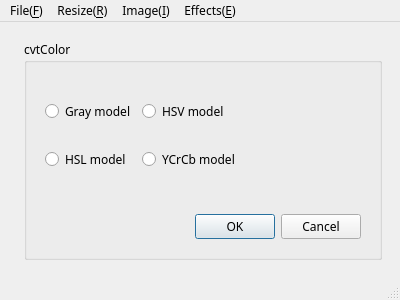
<?xml version="1.0" encoding="UTF-8"?>
<ui version="4.0">
 <class>MainWindow</class>
 <widget class="QMainWindow" name="MainWindow">
  <property name="geometry">
   <rect>
    <x>0</x>
    <y>0</y>
    <width>400</width>
    <height>300</height>
   </rect>
  </property>
  <property name="minimumSize">
   <size>
    <width>400</width>
    <height>300</height>
   </size>
  </property>
  <property name="maximumSize">
   <size>
    <width>400</width>
    <height>300</height>
   </size>
  </property>
  <property name="font">
   <font>
    <family>Bahnschrift SemiLight</family>
   </font>
  </property>
  <property name="windowTitle">
   <string>MainWindow</string>
  </property>
  <widget class="QWidget" name="centralwidget">
   <layout class="QFormLayout" name="formLayout_3">
    <item row="0" column="1">
     <widget class="QStackedWidget" name="stackedWidget">
      <property name="currentIndex">
       <number>2</number>
      </property>
      <widget class="QWidget" name="pageDrag">
       <layout class="QVBoxLayout" name="verticalLayout_2">
        <property name="leftMargin">
         <number>10</number>
        </property>
        <property name="topMargin">
         <number>10</number>
        </property>
        <property name="rightMargin">
         <number>10</number>
        </property>
        <property name="bottomMargin">
         <number>10</number>
        </property>
        <item>
         <widget class="QLabel" name="label">
          <property name="font">
           <font>
            <family>Bahnschrift SemiBold</family>
            <pointsize>15</pointsize>
            <weight>75</weight>
            <bold>true</bold>
           </font>
          </property>
          <property name="styleSheet">
           <string notr="true"/>
          </property>
          <property name="text">
           <string>Drag and Drop Image</string>
          </property>
          <property name="alignment">
           <set>Qt::AlignCenter</set>
          </property>
         </widget>
        </item>
       </layout>
      </widget>
      <widget class="QWidget" name="pageBlur">
       <layout class="QVBoxLayout" name="verticalLayout_3">
        <item>
         <widget class="QGroupBox" name="groupBox">
          <property name="title">
           <string>Blur</string>
          </property>
          <layout class="QVBoxLayout" name="verticalLayout_4">
           <item>
            <widget class="QWidget" name="widget" native="true">
             <layout class="QFormLayout" name="formLayout">
              <item row="1" column="0">
               <widget class="QRadioButton" name="box">
                <property name="text">
                 <string>Box Filter</string>
                </property>
               </widget>
              </item>
              <item row="1" column="1">
               <widget class="QRadioButton" name="median">
                <property name="text">
                 <string>Median Filter</string>
                </property>
               </widget>
              </item>
              <item row="3" column="0">
               <widget class="QRadioButton" name="gaussian">
                <property name="text">
                 <string>Gaussian Filter</string>
                </property>
               </widget>
              </item>
              <item row="3" column="1">
               <widget class="QRadioButton" name="bilateral">
                <property name="text">
                 <string>Bilateral Filter</string>
                </property>
               </widget>
              </item>
              <item row="2" column="0">
               <spacer name="verticalSpacer">
                <property name="orientation">
                 <enum>Qt::Vertical</enum>
                </property>
                <property name="sizeHint" stdset="0">
                 <size>
                  <width>20</width>
                  <height>40</height>
                 </size>
                </property>
               </spacer>
              </item>
              <item row="4" column="0">
               <spacer name="verticalSpacer_2">
                <property name="orientation">
                 <enum>Qt::Vertical</enum>
                </property>
                <property name="sizeHint" stdset="0">
                 <size>
                  <width>20</width>
                  <height>40</height>
                 </size>
                </property>
               </spacer>
              </item>
              <item row="0" column="0">
               <spacer name="verticalSpacer_3">
                <property name="orientation">
                 <enum>Qt::Vertical</enum>
                </property>
                <property name="sizeHint" stdset="0">
                 <size>
                  <width>20</width>
                  <height>40</height>
                 </size>
                </property>
               </spacer>
              </item>
             </layout>
            </widget>
           </item>
           <item>
            <widget class="QWidget" name="widget_2" native="true">
             <layout class="QHBoxLayout" name="horizontalLayout">
              <item>
               <widget class="QLabel" name="label_2">
                <property name="text">
                 <string>Kernel  </string>
                </property>
               </widget>
              </item>
              <item>
               <widget class="QSpinBox" name="kernel"/>
              </item>
              <item>
               <widget class="QDialogButtonBox" name="blurCheck">
                <property name="standardButtons">
                 <set>QDialogButtonBox::Cancel|QDialogButtonBox::Ok</set>
                </property>
               </widget>
              </item>
             </layout>
            </widget>
           </item>
          </layout>
         </widget>
        </item>
       </layout>
      </widget>
      <widget class="QWidget" name="pageCvt">
       <layout class="QVBoxLayout" name="verticalLayout_5">
        <item>
         <widget class="QGroupBox" name="groupBox_2">
          <property name="title">
           <string>cvtColor</string>
          </property>
          <layout class="QVBoxLayout" name="verticalLayout_6">
           <item>
            <widget class="QWidget" name="widget_3" native="true">
             <layout class="QFormLayout" name="formLayout_2">
              <item row="1" column="0">
               <widget class="QRadioButton" name="gray">
                <property name="text">
                 <string>Gray model</string>
                </property>
               </widget>
              </item>
              <item row="1" column="1">
               <widget class="QRadioButton" name="hsv">
                <property name="text">
                 <string>HSV model</string>
                </property>
               </widget>
              </item>
              <item row="3" column="0">
               <widget class="QRadioButton" name="hsl">
                <property name="text">
                 <string>HSL model</string>
                </property>
               </widget>
              </item>
              <item row="3" column="1">
               <widget class="QRadioButton" name="ycrcb">
                <property name="text">
                 <string>YCrCb model</string>
                </property>
               </widget>
              </item>
              <item row="2" column="0">
               <spacer name="verticalSpacer_4">
                <property name="orientation">
                 <enum>Qt::Vertical</enum>
                </property>
                <property name="sizeHint" stdset="0">
                 <size>
                  <width>20</width>
                  <height>40</height>
                 </size>
                </property>
               </spacer>
              </item>
              <item row="4" column="0">
               <spacer name="verticalSpacer_5">
                <property name="orientation">
                 <enum>Qt::Vertical</enum>
                </property>
                <property name="sizeHint" stdset="0">
                 <size>
                  <width>20</width>
                  <height>40</height>
                 </size>
                </property>
               </spacer>
              </item>
              <item row="0" column="0">
               <spacer name="verticalSpacer_6">
                <property name="orientation">
                 <enum>Qt::Vertical</enum>
                </property>
                <property name="sizeHint" stdset="0">
                 <size>
                  <width>20</width>
                  <height>40</height>
                 </size>
                </property>
               </spacer>
              </item>
             </layout>
            </widget>
           </item>
           <item>
            <widget class="QWidget" name="widget_4" native="true">
             <layout class="QHBoxLayout" name="horizontalLayout_2">
              <item>
               <widget class="QDialogButtonBox" name="cvtCheck">
                <property name="standardButtons">
                 <set>QDialogButtonBox::Cancel|QDialogButtonBox::Ok</set>
                </property>
               </widget>
              </item>
             </layout>
            </widget>
           </item>
          </layout>
         </widget>
        </item>
       </layout>
      </widget>
      <widget class="QWidget" name="pageChaannel">
       <layout class="QVBoxLayout" name="verticalLayout_7">
        <item>
         <widget class="QGroupBox" name="groupBox_3">
          <property name="title">
           <string>Channel</string>
          </property>
          <layout class="QVBoxLayout" name="verticalLayout_8">
           <item>
            <widget class="QWidget" name="widget_5" native="true">
             <layout class="QFormLayout" name="formLayout_4">
              <property name="horizontalSpacing">
               <number>30</number>
              </property>
              <property name="topMargin">
               <number>0</number>
              </property>
              <property name="rightMargin">
               <number>50</number>
              </property>
              <item row="0" column="0">
               <widget class="QLabel" name="label_3">
                <property name="text">
                 <string>Blue</string>
                </property>
               </widget>
              </item>
              <item row="0" column="1">
               <widget class="QSlider" name="blueSlider">
                <property name="orientation">
                 <enum>Qt::Horizontal</enum>
                </property>
               </widget>
              </item>
              <item row="1" column="0">
               <widget class="QLabel" name="label_4">
                <property name="text">
                 <string>Green</string>
                </property>
               </widget>
              </item>
              <item row="1" column="1">
               <widget class="QSlider" name="greenSlider">
                <property name="orientation">
                 <enum>Qt::Horizontal</enum>
                </property>
               </widget>
              </item>
              <item row="2" column="0">
               <widget class="QLabel" name="label_5">
                <property name="text">
                 <string>Red</string>
                </property>
               </widget>
              </item>
              <item row="2" column="1">
               <widget class="QSlider" name="redSlider">
                <property name="orientation">
                 <enum>Qt::Horizontal</enum>
                </property>
               </widget>
              </item>
              <item row="3" column="0">
               <widget class="QLabel" name="label_6">
                <property name="text">
                 <string>Contrast</string>
                </property>
               </widget>
              </item>
              <item row="3" column="1">
               <widget class="QSlider" name="contrastSlider">
                <property name="orientation">
                 <enum>Qt::Horizontal</enum>
                </property>
               </widget>
              </item>
              <item row="4" column="0">
               <widget class="QLabel" name="label_7">
                <property name="text">
                 <string>Brightness</string>
                </property>
               </widget>
              </item>
              <item row="4" column="1">
               <widget class="QSlider" name="brightnessSlider">
                <property name="orientation">
                 <enum>Qt::Horizontal</enum>
                </property>
               </widget>
              </item>
             </layout>
            </widget>
           </item>
           <item>
            <widget class="QWidget" name="widget_10" native="true">
             <layout class="QHBoxLayout" name="horizontalLayout_6">
              <item>
               <widget class="QDialogButtonBox" name="channelCheck">
                <property name="standardButtons">
                 <set>QDialogButtonBox::Cancel|QDialogButtonBox::Ok</set>
                </property>
               </widget>
              </item>
             </layout>
            </widget>
           </item>
          </layout>
         </widget>
        </item>
       </layout>
      </widget>
      <widget class="QWidget" name="pageSharpen">
       <layout class="QVBoxLayout" name="verticalLayout">
        <item>
         <widget class="QGroupBox" name="groupBox_4">
          <property name="title">
           <string>Sharpen</string>
          </property>
          <layout class="QVBoxLayout" name="verticalLayout_9">
           <item>
            <widget class="QWidget" name="widget_6" native="true">
             <layout class="QFormLayout" name="formLayout_5">
              <property name="horizontalSpacing">
               <number>25</number>
              </property>
              <property name="leftMargin">
               <number>11</number>
              </property>
              <property name="rightMargin">
               <number>25</number>
              </property>
              <item row="1" column="0">
               <widget class="QRadioButton" name="general">
                <property name="text">
                 <string>General</string>
                </property>
               </widget>
              </item>
              <item row="1" column="1">
               <widget class="QSlider" name="generalSlider">
                <property name="orientation">
                 <enum>Qt::Horizontal</enum>
                </property>
               </widget>
              </item>
              <item row="3" column="0">
               <widget class="QRadioButton" name="laplacian">
                <property name="text">
                 <string>Laplacian</string>
                </property>
               </widget>
              </item>
              <item row="3" column="1">
               <widget class="QSlider" name="laplacianSlider">
                <property name="orientation">
                 <enum>Qt::Horizontal</enum>
                </property>
               </widget>
              </item>
              <item row="0" column="0">
               <spacer name="verticalSpacer_7">
                <property name="orientation">
                 <enum>Qt::Vertical</enum>
                </property>
                <property name="sizeHint" stdset="0">
                 <size>
                  <width>20</width>
                  <height>40</height>
                 </size>
                </property>
               </spacer>
              </item>
              <item row="2" column="0">
               <spacer name="verticalSpacer_8">
                <property name="orientation">
                 <enum>Qt::Vertical</enum>
                </property>
                <property name="sizeHint" stdset="0">
                 <size>
                  <width>20</width>
                  <height>40</height>
                 </size>
                </property>
               </spacer>
              </item>
              <item row="4" column="0">
               <spacer name="verticalSpacer_9">
                <property name="orientation">
                 <enum>Qt::Vertical</enum>
                </property>
                <property name="sizeHint" stdset="0">
                 <size>
                  <width>20</width>
                  <height>40</height>
                 </size>
                </property>
               </spacer>
              </item>
             </layout>
            </widget>
           </item>
           <item>
            <widget class="QWidget" name="widget_7" native="true">
             <layout class="QHBoxLayout" name="horizontalLayout_3">
              <item>
               <widget class="QDialogButtonBox" name="sharpenCheck">
                <property name="standardButtons">
                 <set>QDialogButtonBox::Cancel|QDialogButtonBox::Ok</set>
                </property>
               </widget>
              </item>
             </layout>
            </widget>
           </item>
          </layout>
         </widget>
        </item>
       </layout>
      </widget>
      <widget class="QWidget" name="pageColor">
       <layout class="QVBoxLayout" name="verticalLayout_10">
        <item>
         <widget class="QGroupBox" name="groupBox_5">
          <property name="title">
           <string>Color Effects</string>
          </property>
          <layout class="QVBoxLayout" name="verticalLayout_11">
           <item>
            <widget class="QScrollArea" name="scrollArea">
             <property name="widgetResizable">
              <bool>true</bool>
             </property>
             <widget class="QWidget" name="scrollAreaWidgetContents">
              <property name="geometry">
               <rect>
                <x>0</x>
                <y>0</y>
                <width>179</width>
                <height>247</height>
               </rect>
              </property>
              <layout class="QVBoxLayout" name="verticalLayout_12">
               <item>
                <widget class="QRadioButton" name="blueEffect">
                 <property name="text">
                  <string>Blue Effect</string>
                 </property>
                </widget>
               </item>
               <item>
                <widget class="QRadioButton" name="greenEffect">
                 <property name="text">
                  <string>Green Effect</string>
                 </property>
                </widget>
               </item>
               <item>
                <widget class="QRadioButton" name="redEffect">
                 <property name="text">
                  <string>Red Effect</string>
                 </property>
                </widget>
               </item>
               <item>
                <widget class="QRadioButton" name="casting">
                 <property name="text">
                  <string>Casting Effect</string>
                 </property>
                </widget>
               </item>
               <item>
                <widget class="QRadioButton" name="comic">
                 <property name="text">
                  <string>Comic Effect</string>
                 </property>
                </widget>
               </item>
               <item>
                <widget class="QRadioButton" name="frozen">
                 <property name="text">
                  <string>Frozen Like Effect</string>
                 </property>
                </widget>
               </item>
               <item>
                <widget class="QRadioButton" name="reverse">
                 <property name="text">
                  <string>Reverse / Negative</string>
                 </property>
                </widget>
               </item>
               <item>
                <widget class="QRadioButton" name="vintage">
                 <property name="text">
                  <string>Vintage Effect</string>
                 </property>
                </widget>
               </item>
              </layout>
             </widget>
            </widget>
           </item>
           <item>
            <widget class="QWidget" name="widget_8" native="true">
             <layout class="QHBoxLayout" name="horizontalLayout_4">
              <item>
               <widget class="QDialogButtonBox" name="colorCheck">
                <property name="standardButtons">
                 <set>QDialogButtonBox::Cancel|QDialogButtonBox::Ok</set>
                </property>
               </widget>
              </item>
             </layout>
            </widget>
           </item>
          </layout>
         </widget>
        </item>
       </layout>
      </widget>
      <widget class="QWidget" name="pageSpecial">
       <layout class="QVBoxLayout" name="verticalLayout_13">
        <item>
         <widget class="QGroupBox" name="groupBox_6">
          <property name="title">
           <string>Special Effects</string>
          </property>
          <layout class="QVBoxLayout" name="verticalLayout_14">
           <item>
            <widget class="QScrollArea" name="scrollArea_2">
             <property name="widgetResizable">
              <bool>true</bool>
             </property>
             <widget class="QWidget" name="scrollAreaWidgetContents_2">
              <property name="geometry">
               <rect>
                <x>0</x>
                <y>0</y>
                <width>188</width>
                <height>247</height>
               </rect>
              </property>
              <layout class="QVBoxLayout" name="verticalLayout_15">
               <item>
                <widget class="QRadioButton" name="side">
                 <property name="text">
                  <string>Side Leakage</string>
                 </property>
                </widget>
               </item>
               <item>
                <widget class="QRadioButton" name="diagonal">
                 <property name="text">
                  <string>Diagonal Leakage</string>
                 </property>
                </widget>
               </item>
               <item>
                <widget class="QRadioButton" name="engraving">
                 <property name="text">
                  <string>Engraving Leakage</string>
                 </property>
                </widget>
               </item>
               <item>
                <widget class="QRadioButton" name="lightStripe">
                 <property name="text">
                  <string>Light Stripe Leakage</string>
                 </property>
                </widget>
               </item>
               <item>
                <widget class="QRadioButton" name="darkStripe">
                 <property name="text">
                  <string>Dark Stripe Leakage</string>
                 </property>
                </widget>
               </item>
               <item>
                <widget class="QRadioButton" name="noise">
                 <property name="text">
                  <string>Noise</string>
                 </property>
                </widget>
               </item>
               <item>
                <widget class="QRadioButton" name="lightening">
                 <property name="text">
                  <string>Lightening</string>
                 </property>
                </widget>
               </item>
               <item>
                <widget class="QRadioButton" name="vignetting">
                 <property name="text">
                  <string>Vignetting</string>
                 </property>
                </widget>
               </item>
              </layout>
             </widget>
            </widget>
           </item>
           <item>
            <widget class="QWidget" name="widget_9" native="true">
             <layout class="QHBoxLayout" name="horizontalLayout_5">
              <item>
               <widget class="QDialogButtonBox" name="specialCheck">
                <property name="standardButtons">
                 <set>QDialogButtonBox::Cancel|QDialogButtonBox::Ok</set>
                </property>
               </widget>
              </item>
             </layout>
            </widget>
           </item>
          </layout>
         </widget>
        </item>
       </layout>
      </widget>
      <widget class="QWidget" name="page">
       <layout class="QVBoxLayout" name="verticalLayout_17">
        <item>
         <widget class="QGroupBox" name="groupBox_7">
          <property name="title">
           <string>Crop / Resize</string>
          </property>
          <layout class="QVBoxLayout" name="verticalLayout_16">
           <item>
            <widget class="QWidget" name="widget_11" native="true">
             <layout class="QHBoxLayout" name="horizontalLayout_7">
              <item>
               <widget class="QRadioButton" name="rectangle">
                <property name="text">
                 <string>Rectangle Range</string>
                </property>
               </widget>
              </item>
              <item>
               <widget class="QRadioButton" name="selfselect">
                <property name="text">
                 <string>Self-selected Range</string>
                </property>
               </widget>
              </item>
             </layout>
            </widget>
           </item>
           <item>
            <widget class="QDialogButtonBox" name="cropCheck">
             <property name="standardButtons">
              <set>QDialogButtonBox::Cancel|QDialogButtonBox::Ok</set>
             </property>
            </widget>
           </item>
           <item>
            <widget class="QWidget" name="widget_12" native="true">
             <layout class="QHBoxLayout" name="horizontalLayout_8">
              <property name="spacing">
               <number>20</number>
              </property>
              <property name="rightMargin">
               <number>20</number>
              </property>
              <item>
               <widget class="QLabel" name="label_9">
                <property name="text">
                 <string>percantage (%) </string>
                </property>
               </widget>
              </item>
              <item>
               <widget class="QSlider" name="sizeSlider">
                <property name="orientation">
                 <enum>Qt::Horizontal</enum>
                </property>
               </widget>
              </item>
             </layout>
            </widget>
           </item>
           <item>
            <widget class="QDialogButtonBox" name="sizeCheck">
             <property name="standardButtons">
              <set>QDialogButtonBox::Cancel|QDialogButtonBox::Ok</set>
             </property>
            </widget>
           </item>
          </layout>
         </widget>
        </item>
       </layout>
      </widget>
      <widget class="QWidget" name="page_2">
       <layout class="QVBoxLayout" name="verticalLayout_18">
        <item>
         <widget class="QGroupBox" name="groupBox_8">
          <property name="title">
           <string>Rotate</string>
          </property>
          <layout class="QVBoxLayout" name="verticalLayout_19">
           <item>
            <widget class="QWidget" name="widget_13" native="true">
             <layout class="QGridLayout" name="gridLayout">
              <property name="leftMargin">
               <number>25</number>
              </property>
              <property name="topMargin">
               <number>11</number>
              </property>
              <property name="rightMargin">
               <number>25</number>
              </property>
              <property name="bottomMargin">
               <number>11</number>
              </property>
              <property name="horizontalSpacing">
               <number>25</number>
              </property>
              <property name="verticalSpacing">
               <number>8</number>
              </property>
              <item row="0" column="0">
               <spacer name="verticalSpacer_10">
                <property name="orientation">
                 <enum>Qt::Vertical</enum>
                </property>
                <property name="sizeHint" stdset="0">
                 <size>
                  <width>20</width>
                  <height>40</height>
                 </size>
                </property>
               </spacer>
              </item>
              <item row="2" column="0">
               <spacer name="verticalSpacer_11">
                <property name="orientation">
                 <enum>Qt::Vertical</enum>
                </property>
                <property name="sizeHint" stdset="0">
                 <size>
                  <width>20</width>
                  <height>40</height>
                 </size>
                </property>
               </spacer>
              </item>
              <item row="3" column="1">
               <widget class="QPushButton" name="cclockwise">
                <property name="text">
                 <string>Counterclockwise</string>
                </property>
               </widget>
              </item>
              <item row="1" column="0">
               <widget class="QPushButton" name="vertical">
                <property name="text">
                 <string>Vertical Rotate</string>
                </property>
               </widget>
              </item>
              <item row="4" column="0">
               <spacer name="verticalSpacer_12">
                <property name="orientation">
                 <enum>Qt::Vertical</enum>
                </property>
                <property name="sizeHint" stdset="0">
                 <size>
                  <width>20</width>
                  <height>40</height>
                 </size>
                </property>
               </spacer>
              </item>
              <item row="3" column="0">
               <widget class="QPushButton" name="clockwise">
                <property name="text">
                 <string>Clockwise</string>
                </property>
               </widget>
              </item>
              <item row="1" column="1">
               <widget class="QPushButton" name="horizontal">
                <property name="text">
                 <string>Horizotal Rotate</string>
                </property>
               </widget>
              </item>
             </layout>
            </widget>
           </item>
           <item>
            <widget class="QWidget" name="widget_14" native="true">
             <layout class="QHBoxLayout" name="horizontalLayout_9">
              <item>
               <widget class="QDialogButtonBox" name="rotateCheck">
                <property name="standardButtons">
                 <set>QDialogButtonBox::Cancel|QDialogButtonBox::Ok</set>
                </property>
               </widget>
              </item>
             </layout>
            </widget>
           </item>
          </layout>
         </widget>
        </item>
       </layout>
      </widget>
     </widget>
    </item>
   </layout>
  </widget>
  <widget class="QMenuBar" name="menubar">
   <property name="geometry">
    <rect>
     <x>0</x>
     <y>0</y>
     <width>400</width>
     <height>24</height>
    </rect>
   </property>
   <widget class="QMenu" name="menuFile">
    <property name="title">
     <string>File(&amp;F)</string>
    </property>
    <addaction name="open"/>
    <addaction name="save"/>
   </widget>
   <widget class="QMenu" name="menuResize">
    <property name="title">
     <string>Resize(&amp;R)</string>
    </property>
    <addaction name="Crop"/>
    <addaction name="Rotate"/>
   </widget>
   <widget class="QMenu" name="menuImage">
    <property name="title">
     <string>Image(&amp;I)</string>
    </property>
    <addaction name="Blur"/>
    <addaction name="CvtColor"/>
    <addaction name="Channel"/>
    <addaction name="Sharpen"/>
   </widget>
   <widget class="QMenu" name="menuEffects">
    <property name="title">
     <string>Effects(&amp;E)</string>
    </property>
    <addaction name="Color"/>
    <addaction name="Special"/>
   </widget>
   <addaction name="menuFile"/>
   <addaction name="menuResize"/>
   <addaction name="menuImage"/>
   <addaction name="menuEffects"/>
  </widget>
  <widget class="QStatusBar" name="statusbar"/>
  <action name="open">
   <property name="text">
    <string>Open</string>
   </property>
  </action>
  <action name="save">
   <property name="text">
    <string>Save</string>
   </property>
  </action>
  <action name="undo">
   <property name="text">
    <string>Undo</string>
   </property>
  </action>
  <action name="Blur">
   <property name="text">
    <string>Blur</string>
   </property>
  </action>
  <action name="CvtColor">
   <property name="text">
    <string>cvtColor</string>
   </property>
  </action>
  <action name="Channel">
   <property name="text">
    <string>Channel</string>
   </property>
  </action>
  <action name="Sharpen">
   <property name="text">
    <string>Sharpen</string>
   </property>
  </action>
  <action name="Color">
   <property name="text">
    <string>Color</string>
   </property>
  </action>
  <action name="Special">
   <property name="text">
    <string>Special</string>
   </property>
  </action>
  <action name="Crop">
   <property name="text">
    <string>Resize / Crop</string>
   </property>
  </action>
  <action name="Rotate">
   <property name="text">
    <string>Rotate</string>
   </property>
  </action>
 </widget>
 <resources/>
 <connections/>
</ui>
